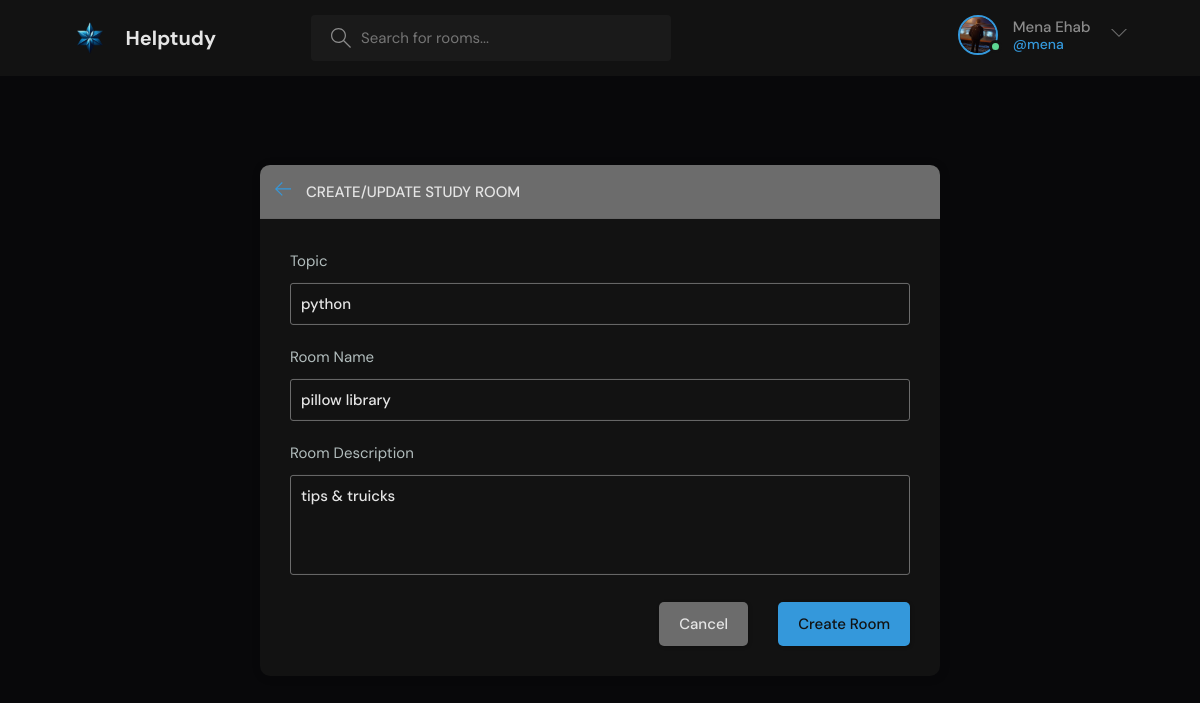
The app's page /update-room/1/ (signed in) with its own data.
### communityApp/models.py (models this page shows, shortened)
class User(AbstractUser):
    name = models.CharField(max_length=255, null=True)
    email = models.EmailField(unique=True, max_length=254, null=True)
    bio = models.TextField(null=True)
    avatar = models.ImageField(null=True, default="avatar.svg")
    USERNAME_FIELD = "email"
    REQUIRED_FIELDS = []

class Room(models.Model):
    host = models.ForeignKey(User, on_delete=models.SET_NULL, null=True)
    topic = models.ForeignKey(Topic, on_delete=models.SET_NULL, null=True)
    name = models.CharField(max_length=200)
    description = models.TextField(null=True, blank=True)
    participants = models.ManyToManyField(User, related_name="participants", blank=True)
    updated = models.DateTimeField(auto_now=True)
    created = models.DateTimeField(auto_now_add=True)
    class Meta:
        ordering = ["-updated", "-created"]

class Topic(models.Model):
    name = models.CharField(max_length=200)

### communityApp/views.py (the view, shortened to what this page needs)
# urls.py: path("update-room/<str:pk>/", views.updateRoom, name="update-room"),
def updateRoom(request, pk):
    topics = Topic.objects.all()
    room = Room.objects.get(id=pk)
    form = RoomFrom(instance=room)
    if request.user != room.host:
        return HttpResponse("you are not allowed here !!")
    context = {"form": form, "topics": topics, "room": room}
    return render(request, "communityApp/form room.html", context)

### communityApp/forms.py
class RoomFrom(ModelForm):
    class Meta:
        model = Room
        fields = "__all__"
        exclude = ["host", "participants"]

### communityApp/templates/communityApp/form room.html (shortened to what this page needs)
{% extends "base.html" %}
{% block content %}
  <main class="create-room layout">
    <div class="container">
      <div class="layout__box">
        <div class="layout__boxHeader">
          <div class="layout__boxTitle">
            <a href="{% url "index" %}">
              <svg version="1.1" xmlns="http://www.w3.org/2000/svg" width="32" height="32" viewBox="0 0 32 32">
                <title>arrow-left</title>
                <path
                  d="M13.723 2.286l-13.723 13.714 13.719 13.714 1.616-1.611-10.96-10.96h27.625v-2.286h-27.625l10.965-10.965-1.616-1.607z">
                </path>
              </svg>
            </a>
            <h3>Create/Update Study Room</h3>
          </div>
        </div>
        <div class="layout__body">
          <form class="form" action="" method="POST">
            <div class="form__group">
              <div class="form__group">
                <label for="room_topic">Topic</label>
                <input required type="text" value="{{room.topic.name}}" name="topic" id="room_topic" list="topic-list" />
              </div>
            <div class="form__group">
              <label for="room_name">Room Name</label>
              {{form.name}}
            </div>
            <div class="form__group">
              <label for="room_description">Room Description</label>
              {{form.description}}
            </div>
            <div class="form__action">
              <a class="btn btn--dark" href="{% url "index" %}">Cancel</a>
              <button class="btn btn--main" type="submit">Create Room</button>
            </div>
          </form>
        </div>
      </div>
    </div>
  </main>
  {% endblock content %}

### templates/navbar.html (shortened to what this page needs)
{% load static %}
<header class="header header--loggedIn">
    <div class="container">
      <a href="{% url "index" %}" class="header__logo">
        <img src="{% static "images/logo.png" %}" />
        <h1>Helptudy</h1>
      </a>
      <form class="header__search" method="GET" action="{% url "index" %}">
        <label>
          <input name="q" placeholder="Search for rooms..." />
        </label>
      </form>
      <nav class="header__menu">
        {% if request.user.is_authenticated %}
        <div class="header__user">
          <a href="{% url 'update-user' %}">
            <div class="avatar avatar--medium active">
              <img src="{{user.avatar.url}}" />
            </div>
            <p>{{request.user.name}} <span>@{{request.user.username}}</span></p>
          </a>
          <button class="dropdown-button">
            <svg version="1.1" xmlns="http://www.w3.org/2000/svg" width="32" height="32" viewBox="0 0 32 32">
              <title>chevron-down</title>
              <path d="M16 21l-13-13h-3l16 16 16-16h-3l-13 13z"></path>
            </svg>
          </button>
        </div>
        {% else %}
        <a href="{% url "login" %}">
          <img src="{% static "images/avatar.svg" %}" />
          <p>Login</p>
        </a>
        {% endif %}
      </nav>
    </div>
  </header>

### records on screen
User: avatar (picture), user.name "Mena Ehab", user.username "mena"
Room: topic "python", name "pillow library", description "tips & truicks"
